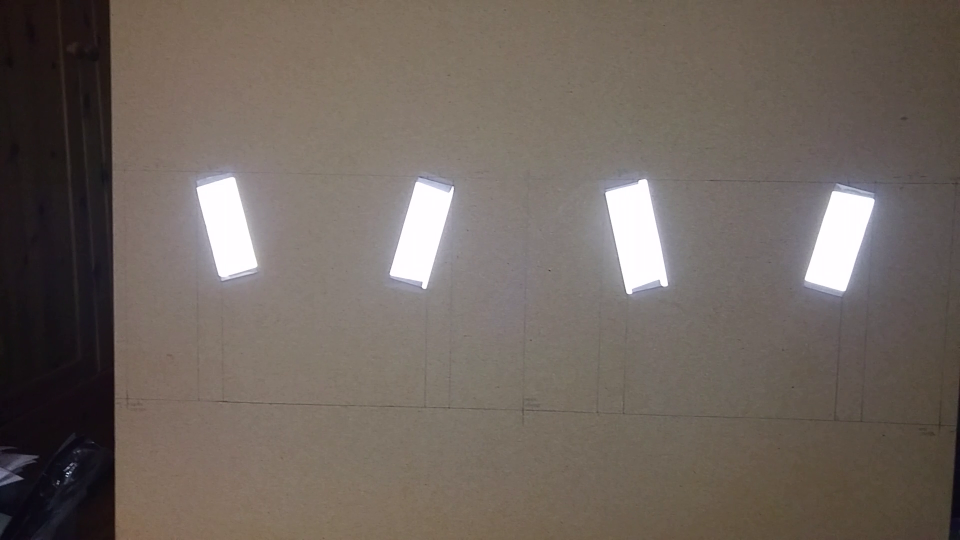
#> input picture snapshot.png, 1920 x 1080 px, given in place of the camera (shown at 1/2 size)
$ python __main__.py
#> lines starting #> are read from the running program, lines starting #| are printed output that depends on the picture; after the words box and inside, x2 and y2 are one past the last pixel; in counts of white or black regions, pixels touching at a corner belong together
# import packages
from imutils.video import VideoStream
import numpy as np
import cv2
import imutils
import time

# set the video stream
vs = VideoStream(src=0).start()

# allow the camera or video file to load
time.sleep(2.0)

#initialize some variables
def nothing(x):
    pass
lowH = 0
lowS = 0
lowV = 0
highH = 179
highS = 255
highV = 255

cv2.namedWindow('HSV Scale')

# create trackbars for changing HSV values
cv2.createTrackbar('lowH',  'HSV Scale', lowH , 180, nothing)
#> slider 'lowH' is set to 36
cv2.createTrackbar('highH', 'HSV Scale', highH, 180, nothing)

cv2.createTrackbar('lowS' , 'HSV Scale', lowS , 255, nothing)
#> slider 'lowS' is set to 51
cv2.createTrackbar('highS', 'HSV Scale', highS, 255, nothing)

cv2.createTrackbar('lowV' , 'HSV Scale', lowV , 255, nothing)
#> slider 'lowV' is set to 51
cv2.createTrackbar('highV', 'HSV Scale', highV, 255, nothing)

# keep looping
while True:
    # grab the current frame
    frame = vs.read()
#> frame is the input picture: shape (1080, 1920, 3); mean B, G, R 94.8, 101.7, 111.5

    # if we are viewing a video and did not grab a frame, we are at end of video
    if frame is None:
        break

    lowH = cv2.getTrackbarPos('lowH', 'HSV Scale')
    lowS = cv2.getTrackbarPos('lowS', 'HSV Scale')
    lowV = cv2.getTrackbarPos('lowV', 'HSV Scale')

    highH = cv2.getTrackbarPos('highH', 'HSV Scale')
    highS = cv2.getTrackbarPos('highS', 'HSV Scale')
    highV = cv2.getTrackbarPos('highV', 'HSV Scale')

    lower = np.array([lowH, lowS, lowV])
    upper = np.array([highH, highS, highV])

    # resize the frame, blur it, and convert it to the HSV colour space
    frame = imutils.resize(frame, width=600)
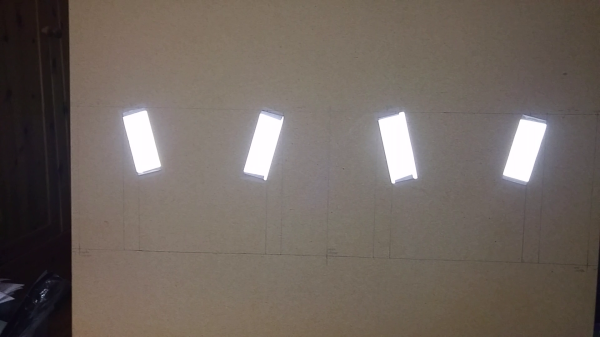
#> frame: shape (337, 600, 3); mean B, G, R 94.8, 101.7, 111.5
    blurred = cv2.GaussianBlur(frame, (11, 11), 0)
    hsv = cv2.cvtColor(blurred, cv2.COLOR_BGR2HSV)
#> hsv: shape (337, 600, 3); mean H, S, V 37.6, 46.2, 112

    # construct a mask for the color "green", then erode and dilate
    mask = cv2.inRange(hsv, lower, upper)
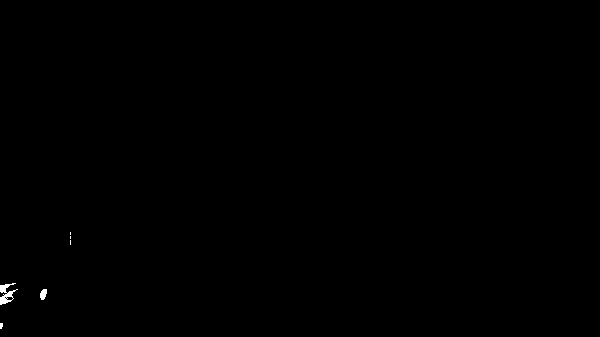
#> mask: shape (337, 600); 0.13% white; 6 white regions (4 under 20 px), largest, box (x1, y1, x2, y2) and area: (0, 283, 18, 305) 180, (40, 289, 47, 300) 58
    mask = cv2.erode(mask, None, iterations=2)
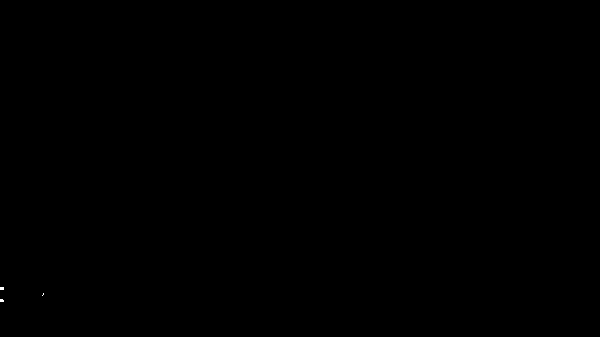
#> mask: shape (337, 600); 0.01% white; 3 white regions (3 under 20 px)
    mask = cv2.dilate(mask, None, iterations=2)
#> mask: shape (337, 600); 0.06% white; 3 white regions, box (x1, y1, x2, y2) and area: (0, 285, 6, 292) 42, (0, 297, 6, 304) 41, (40, 291, 46, 298) 39

    frame = cv2.bitwise_and(frame, frame, mask=mask)

    # show the fram to our screen and increment the frame counter
    cv2.imshow('Frame:', mask)

    # if the 'q' key is pressed, stop the loop
    key = cv2.waitKey(1) & 0xFF
#> (key q is pressed here)
    if key == ord('q'):
        break

# stop the stream and close windows
vs.stop()
cv2.destroyAllWindows()
